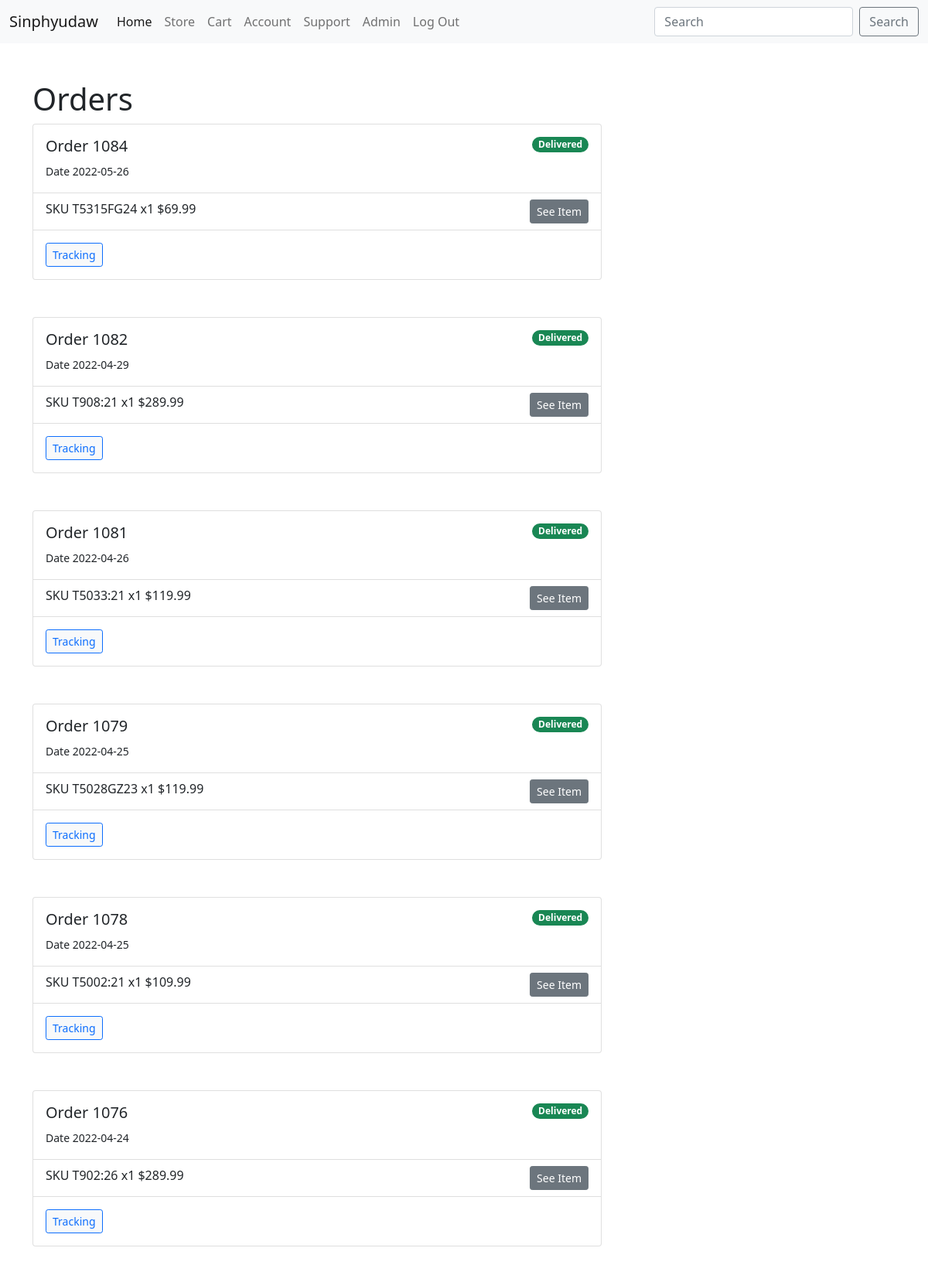
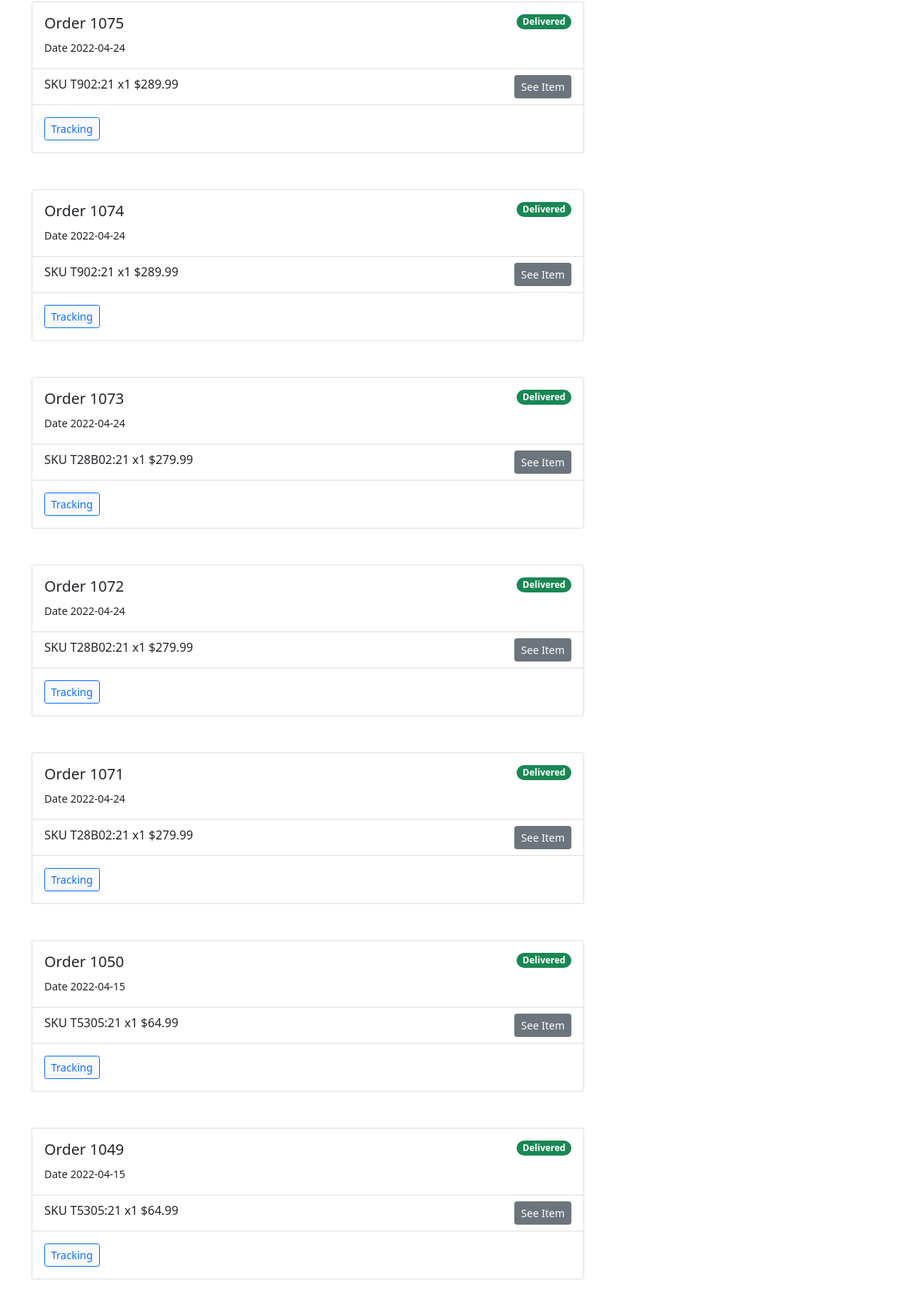
The app's page /account/orders (signed in, upper part) with its own data (2 pictures, top to bottom).
### tables this page shows
CREATE TABLE "order" (
  order_id INTEGER PRIMARY KEY AUTOINCREMENT,
  cust_po TEXT,
  org_id INTEGER NOT NULL,
  loc_id INTEGER NOT NULL,
  term TEXT NOT NULL,
  order_start TEXT NOT NULL,
  order_due TEXT,
  order_note TEXT CHECK(length(order_note)<=50),
  pct_override REAL DEFAULT 0 CHECK(pct_override>=0),
  created TIMESTAMP NOT NULL DEFAULT CURRENT_TIMESTAMP,
  FOREIGN KEY(loc_id) REFERENCES location(loc_id),
  FOREIGN KEY(org_id) REFERENCES organization(org_id),
  FOREIGN KEY(term) REFERENCES credit_term(term)
);

CREATE TABLE order_item (
  order_id INTEGER NOT NULL,
  item_id INTEGER NOT NULL,
  qty INTEGER NOT NULL CHECK(qty>0),
  unit_price REAL NOT NULL,
  PRIMARY KEY(order_id,item_id),
  FOREIGN KEY(order_id) REFERENCES "order"(order_id),
  FOREIGN KEY(item_id) REFERENCES item(item_id)
);

CREATE TABLE "item" (
	"item_id"	INTEGER PRIMARY KEY AUTOINCREMENT,
	"category"	TEXT NOT NULL,
	"brand"	TEXT NOT NULL,
	"model"	TEXT NOT NULL,
	"attr1"	TEXT NOT NULL,
	"attr2"	TEXT NOT NULL,
	"attr3"	TEXT NOT NULL,
	"range"	TEXT NOT NULL,
	"price"	REAL NOT NULL CHECK(price>0),
	"cost"	REAL NOT NULL CHECK(cost>0),
	"qty"	INTEGER NOT NULL DEFAULT 0 CHECK(qty>=0),
	"alt_sku"	TEXT,
	"upc"	TEXT CHECK(length(upc)=12),
	"ean"	TEXT CHECK(length(ean)=13), created TIMESTAMP not null default('2022-02-22 07:52:54'), img varchar default alt_sku,
	FOREIGN KEY("category") REFERENCES "category"("category"),
	FOREIGN KEY("range") REFERENCES "range"("range"),
	FOREIGN KEY("model") REFERENCES "model"("model"),
	FOREIGN KEY("attr1") REFERENCES "attr1"("attr1"),
	FOREIGN KEY("attr2") REFERENCES "attr2"("attr2"),
	FOREIGN KEY("attr3") REFERENCES "attr3"("attr3"),
	FOREIGN KEY("brand") REFERENCES "brand"("brand")
);

### main/store.py (the view)
@bp.route('/account/orders')
@login_required
def orders():
    orders = {}
    error = None
    db = get_db()
    order_ids = db.execute(
        "select * from 'order' o join location l on o.loc_id = l.loc_id \
        join consumer c on l.consumer_id = c.consumer_id join user u \
        on c.user_id = u.user_id where u.user_id = ? order by created desc;",
        (g.user['user_id'],)
    ).fetchall()
    if order_ids is None:
        error = 'No orders found...'
    if error is None:
        for order_id in order_ids:
            order_item = db.execute(
                "select * from order_item oi join 'order' o on \
                oi.order_id = o.order_id join item i on \
                oi.item_id = i.item_id where o.order_id = ?",
                (order_id['order_id'],)
            ).fetchall()
            orders.update({order_id: order_item})
    flash(error)
    return render_template('store/orders.html', orders=orders)

### main/auth.py (called while the page is built)
@bp.before_app_request
def load_logged_in_user():
    user_id = session.get('user_id')
    db = get_db()
    consumer = db.execute(
        "select * from consumer where user_id = ?",
        (user_id,)
    ).fetchone()
    if user_id is None:
        g.user = None
    else:
        no_consumer = get_db().execute(
            "select * from user where user_id = ?",
            (user_id,)
        ).fetchone()
        yes_consumer = get_db().execute(
            "select user.user_id user_id, verified, username, role_id, fname, lname, phone, email, ship_fname, ship_lname, address1, address2, city, state, country, postal_code from user join consumer on user.user_id = consumer.user_id join location on consumer.consumer_id = location.consumer_id where user.user_id = ?",
            (user_id,)
        ).fetchone()
        g.user = no_consumer if consumer is None else yes_consumer

@bp.before_app_request
def check_verified():
    if g.user is not None and g.user['verified'] == 0 and request.blueprint != 'auth' and request.endpoint != 'static':
        return redirect(url_for('auth.unconfirmed'))

def login_required(view):
    @functools.wraps(view)
    def wrapped_view(**kwargs):
        if g.user is None:
            return redirect(url_for('auth.login'))
        return view(**kwargs)
    return wrapped_view

### main/db.py (called while the page is built)
def get_db():
    if 'db' not in g:
        g.db=sqlite3.connect(
            current_app.config['DATABASE'],
            detect_types=sqlite3.PARSE_DECLTYPES
        )
        g.db.row_factory=sqlite3.Row
    return g.db

### main/templates/store/orders.html
{%extends 'base.html'%}
{%block header%}
<h1>{%block title%}Orders{%endblock%}</h1>{%endblock%}
{%block content%}
<div class="row">
  {%for k, v in orders.items()%}
  {%if loop.index <= 1 %}
  <div class="col-lg-8 col-md-8 col-sm-12">
  {%else%}
  <div class="col-lg-8 col-md-8 col-sm-12 mt-5">
  {%endif%}
    <div class="card">
      <div class="card-body">
        <span class="badge rounded-pill bg-success float-end">Delivered</span>
        <h5 class="card-title">Order {{k['cust_po']}}</h5>
        <p class="card-text"><small>Date {{k['order_start']}}</small></p>
      </div>
      <ul class="list-group list-group-flush">
        {%for order_item in v%}
        <li class="list-group-item">
          SKU {{order_item['alt_sku']}} x{{order_item['qty']}} {{"${:,.2f}".format(order_item['price'] * order_item['qty'])}}
          <a class="btn btn-sm btn-secondary float-end" href="{{url_for('store.detail', model =  order_item['model'])}}">See Item</a>
        </li>
        {%endfor%}
      </ul>
      <div class="card-body">
        <a href="#" class="btn btn-light btn-sm btn-outline-primary">Tracking</a>
      </div>
    </div>
  </div>
  {%else%}
  You have no orders...
  {%endfor%}
</div>
{%endblock%}

### main/static/style.css (style rules this page uses)
a { text-decoration: none; }

### records on screen
order: cust_po "1084", order_start "2022-05-26"
order_item: alt_sku "T5315FG24", qty "1"
item: order_item['price']*order_item['qty'] "$69.99"
order: cust_po "1082", order_start "2022-04-29"
order_item: alt_sku "T908:21", qty "1"
item: order_item['price']*order_item['qty'] "$289.99"
order: cust_po "1081", order_start "2022-04-26"
order_item: alt_sku "T5033:21", qty "1"
item: order_item['price']*order_item['qty'] "$119.99"
order: cust_po "1079", order_start "2022-04-25"
order_item: alt_sku "T5028GZ23", qty "1"
item: order_item['price']*order_item['qty'] "$119.99"
order: cust_po "1078", order_start "2022-04-25"
order_item: alt_sku "T5002:21", qty "1"
item: order_item['price']*order_item['qty'] "$109.99"
order: cust_po "1076", order_start "2022-04-24"
order_item: alt_sku "T902:26", qty "1"
item: order_item['price']*order_item['qty'] "$289.99"
order: cust_po "1075", order_start "2022-04-24"
order_item: alt_sku "T902:21", qty "1"
item: order_item['price']*order_item['qty'] "$289.99"
order: cust_po "1074", order_start "2022-04-24"
order_item: alt_sku "T902:21", qty "1"
order: cust_po "1073", order_start "2022-04-24"
order_item: alt_sku "T28B02:21", qty "1"
item: order_item['price']*order_item['qty'] "$279.99"
order: cust_po "1072", order_start "2022-04-24"
order_item: alt_sku "T28B02:21", qty "1"
order: cust_po "1071", order_start "2022-04-24"
order_item: alt_sku "T28B02:21", qty "1"
order: cust_po "1050", order_start "2022-04-15"
order_item: alt_sku "T5305:21", qty "1"
item: order_item['price']*order_item['qty'] "$64.99"
order: cust_po "1049", order_start "2022-04-15"
order_item: alt_sku "T5305:21", qty "1"
